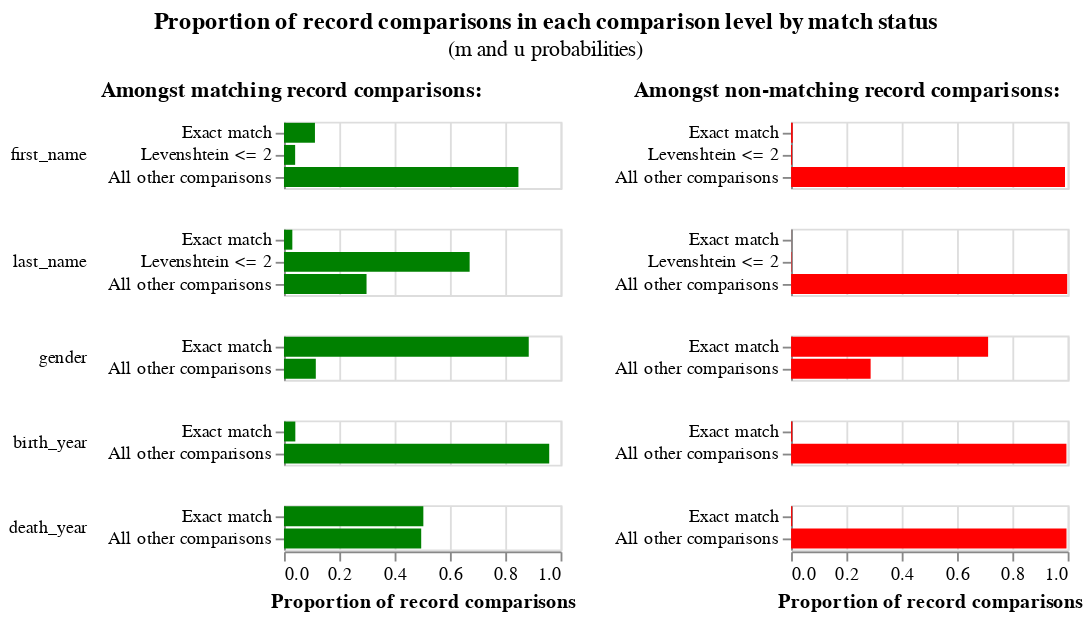

Notebook cell for this chart:
### Code cell
linker.m_u_parameters_chart()

### Figure 1 — Vega-Lite specification as saved in the notebook (floating-point values rounded to 4 significant figures)
{"config": {"view": {"width": 400, "height": 300}, "title": {"anchor": "middle", "offset": 10}, "header": {"title": null}}, "hconcat": [{"mark": "bar", "title": {"text": "Amongst matching record comparisons:", "fontWeight": "bold", "fontSize": 12}, "encoding": {"row": {"type": "nominal", "field": "comparison_name", "sort": {"field": "comparison_sort_order"}, "header": {"labelAngle": 0, "labelAnchor": "middle", "labelAlign": "left"}}, "x": {"type": "quantitative", "field": "m_probability", "axis": {"title": "Proportion of record comparisons"}}, "y": {"type": "nominal", "axis": {"title": null}, "field": "label_for_charts", "sort": {"field": "comparison_vector_value", "order": "descending"}}, "tooltip": [{"type": "nominal", "field": "m_probability_description", "title": "m probability description"}, {"type": "nominal", "field": "comparison_name", "title": "Comparison column name"}, {"type": "ordinal", "field": "label_for_charts", "title": "Label"}, {"type": "nominal", "field": "sql_condition", "title": "SQL condition"}, {"type": "quantitative", "field": "m_probability", "format": ".4p", "title": "m probability"}, {"type": "quantitative", "field": "u_probability", "format": ".4p", "title": "u probability"}, {"type": "quantitative", "field": "bayes_factor", "title": "Bayes factor = m/u", "format": ",.4f"}, {"type": "quantitative", "field": "log2_bayes_factor", "title": "Match weight = log2(m/u)", "format": ",.4f"}], "color": {"value": "green"}}, "resolve": {"scale": {"y": "independent"}}, "transform": [{"filter": "(datum.bayes_factor != 'no-op filter due to vega lite issue 4680')"}], "width": 150, "height": {"step": 12}}, {"mark": "bar", "title": {"text": "Amongst non-matching record comparisons:", "fontWeight": "bold", "fontSize": 12}, "encoding": {"row": {"type": "nominal", "field": "comparison_name", "sort": {"field": "comparison_sort_order"}, "header": {"labels": false}}, "x": {"type": "quantitative", "field": "u_probability", "axis": {"title": "Proportion of record comparisons"}}, "y": {"type": "nominal", "axis": {"title": null}, "field": "label_for_charts", "sort": {"field": "comparison_vector_value", "order": "descending"}}, "tooltip": [{"type": "nominal", "field": "u_probability_description", "title": "u probability description"}, {"type": "nominal", "field": "comparison_name", "title": "Comparison column name"}, {"type": "ordinal", "field": "label_for_charts", "title": "Label"}, {"type": "nominal", "field": "sql_condition", "title": "SQL condition"}, {"type": "quantitative", "field": "m_probability", "format": ".4p", "title": "m probability"}, {"type": "quantitative", "field": "u_probability", "format": ".4p", "title": "u probability"}, {"type": "quantitative", "field": "bayes_factor", "title": "Bayes factor = m/u", "format": ",.4f"}, {"type": "quantitative", "field": "log2_bayes_factor", "title": "Match weight = log2(m/u)", "format": ",.4f"}], "color": {"value": "red"}}, "resolve": {"scale": {"y": "independent"}}, "transform": [{"filter": "(datum.bayes_factor != 'no-op filter2 due to vega lite issue 4680')"}], "width": 150, "height": {"step": 12}}], "data": {"values": [{"comparison_name": "first_name", "sql_condition": "\"first_name_l\" = \"first_name_r\"", "label_for_charts": "Exact match", "m_probability": 0.112, "u_probability": 0.005823, "m_probability_description": "Amongst matching record comparisons, 11.20% of records are in the exact match comparison level", "u_probability_description": "Amongst non-matching record comparisons, 0.58% of records are in the exact match comparison level", "has_tf_adjustments": false, "tf_adjustment_column": null, "tf_adjustment_weight": 1.0, "is_null_level": false, "bayes_factor": 19.23, "log2_bayes_factor": 4.265, "comparison_vector_value": 2, "max_comparison_vector_value": 2, "bayes_factor_description": "If comparison level is `exact match` then comparison is 19.23 times more likely to be a match", "probability_two_random_records_match": 0.0001, "comparison_sort_order": 0}, {"comparison_name": "first_name", "sql_condition": "levenshtein(\"first_name_l\", \"first_name_r\") <= 2", "label_for_charts": "Levenshtein <= 2", "m_probability": 0.04039, "u_probability": 0.003857, "m_probability_description": "Amongst matching record comparisons, 4.04% of records are in the levenshtein <= 2 comparison level", "u_probability_description": "Amongst non-matching record comparisons, 0.39% of records are in the levenshtein <= 2 comparison level", "has_tf_adjustments": false, "tf_adjustment_column": null, "tf_adjustment_weight": 1.0, "is_null_level": false, "bayes_factor": 10.47, "log2_bayes_factor": 3.389, "comparison_vector_value": 1, "max_comparison_vector_value": 2, "bayes_factor_description": "If comparison level is `levenshtein <= 2` then comparison is 10.47 times more likely to be a match", "probability_two_random_records_match": 0.0001, "comparison_sort_order": 0}, {"comparison_name": "first_name", "sql_condition": "ELSE", "label_for_charts": "All other comparisons", "m_probability": 0.8476, "u_probability": 0.9903, "m_probability_description": "Amongst matching record comparisons, 84.76% of records are in the all other comparisons comparison level", "u_probability_description": "Amongst non-matching record comparisons, 99.03% of records are in the all other comparisons comparison level", "has_tf_adjustments": false, "tf_adjustment_column": null, "tf_adjustment_weight": 1.0, "is_null_level": false, "bayes_factor": 0.8559, "log2_bayes_factor": -0.2245, "comparison_vector_value": 0, "max_comparison_vector_value": 2, "bayes_factor_description": "If comparison level is `all other comparisons` then comparison is  1.17 times less likely to be a match", "probability_two_random_records_match": 0.0001, "comparison_sort_order": 0}, {"comparison_name": "last_name", "sql_condition": "\"last_name_l\" = \"last_name_r\"", "label_for_charts": "Exact match", "m_probability": 0.03022, "u_probability": 0.0002165, "m_probability_description": "Amongst matching record comparisons, 3.02% of records are in the exact match comparison level", "u_probability_description": "Amongst non-matching record comparisons, 0.02% of records are in the exact match comparison level", "has_tf_adjustments": false, "tf_adjustment_column": null, "tf_adjustment_weight": 1.0, "is_null_level": false, "bayes_factor": 139.6, "log2_bayes_factor": 7.125, "comparison_vector_value": 2, "max_comparison_vector_value": 2, "bayes_factor_description": "If comparison level is `exact match` then comparison is 139.55 times more likely to be a match", "probability_two_random_records_match": 0.0001, "comparison_sort_order": 1}, {"comparison_name": "last_name", "sql_condition": "levenshtein(\"last_name_l\", \"last_name_r\") <= 2", "label_for_charts": "Levenshtein <= 2", "m_probability": 0.6713, "u_probability": 0.001655, "m_probability_description": "Amongst matching record comparisons, 67.13% of records are in the levenshtein <= 2 comparison level", "u_probability_description": "Amongst non-matching record comparisons, 0.17% of records are in the levenshtein <= 2 comparison level", "has_tf_adjustments": false, "tf_adjustment_column": null, "tf_adjustment_weight": 1.0, "is_null_level": false, "bayes_factor": 405.6, "log2_bayes_factor": 8.664, "comparison_vector_value": 1, "max_comparison_vector_value": 2, "bayes_factor_description": "If comparison level is `levenshtein <= 2` then comparison is 405.62 times more likely to be a match", "probability_two_random_records_match": 0.0001, "comparison_sort_order": 1}, {"comparison_name": "last_name", "sql_condition": "ELSE", "label_for_charts": "All other comparisons", "m_probability": 0.2985, "u_probability": 0.9981, "m_probability_description": "Amongst matching record comparisons, 29.85% of records are in the all other comparisons comparison level", "u_probability_description": "Amongst non-matching record comparisons, 99.81% of records are in the all other comparisons comparison level", "has_tf_adjustments": false, "tf_adjustment_column": null, "tf_adjustment_weight": 1.0, "is_null_level": false, "bayes_factor": 0.2991, "log2_bayes_factor": -1.741, "comparison_vector_value": 0, "max_comparison_vector_value": 2, "bayes_factor_description": "If comparison level is `all other comparisons` then comparison is  3.34 times less likely to be a match", "probability_two_random_records_match": 0.0001, "comparison_sort_order": 1}, {"comparison_name": "gender", "sql_condition": "\"gender_l\" = \"gender_r\"", "label_for_charts": "Exact match", "m_probability": 0.8849, "u_probability": 0.7124, "m_probability_description": "Amongst matching record comparisons, 88.49% of records are in the exact match comparison level", "u_probability_description": "Amongst non-matching record comparisons, 71.24% of records are in the exact match comparison level", "has_tf_adjustments": false, "tf_adjustment_column": null, "tf_adjustment_weight": 1.0, "is_null_level": false, "bayes_factor": 1.242, "log2_bayes_factor": 0.3129, "comparison_vector_value": 1, "max_comparison_vector_value": 1, "bayes_factor_description": "If comparison level is `exact match` then comparison is 1.24 times more likely to be a match", "probability_two_random_records_match": 0.0001, "comparison_sort_order": 2}, {"comparison_name": "gender", "sql_condition": "ELSE", "label_for_charts": "All other comparisons", "m_probability": 0.1151, "u_probability": 0.2876, "m_probability_description": "Amongst matching record comparisons, 11.51% of records are in the all other comparisons comparison level", "u_probability_description": "Amongst non-matching record comparisons, 28.76% of records are in the all other comparisons comparison level", "has_tf_adjustments": false, "tf_adjustment_column": null, "tf_adjustment_weight": 1.0, "is_null_level": false, "bayes_factor": 0.4001, "log2_bayes_factor": -1.322, "comparison_vector_value": 0, "max_comparison_vector_value": 1, "bayes_factor_description": "If comparison level is `all other comparisons` then comparison is  2.50 times less likely to be a match", "probability_two_random_records_match": 0.0001, "comparison_sort_order": 2}, {"comparison_name": "birth_year", "sql_condition": "\"birth_year_l\" = \"birth_year_r\"", "label_for_charts": "Exact match", "m_probability": 0.04106, "u_probability": 0.004528, "m_probability_description": "Amongst matching record comparisons, 4.11% of records are in the exact match comparison level", "u_probability_description": "Amongst non-matching record comparisons, 0.45% of records are in the exact match comparison level", "has_tf_adjustments": false, "tf_adjustment_column": null, "tf_adjustment_weight": 1.0, "is_null_level": false, "bayes_factor": 9.067, "log2_bayes_factor": 3.181, "comparison_vector_value": 1, "max_comparison_vector_value": 1, "bayes_factor_description": "If comparison level is `exact match` then comparison is 9.07 times more likely to be a match", "probability_two_random_records_match": 0.0001, "comparison_sort_order": 3}, {"comparison_name": "birth_year", "sql_condition": "ELSE", "label_for_charts": "All other comparisons", "m_probability": 0.9589, "u_probability": 0.9955, "m_probability_description": "Amongst matching record comparisons, 95.89% of records are in the all other comparisons comparison level", "u_probability_description": "Amongst non-matching record comparisons, 99.55% of records are in the all other comparisons comparison level", "has_tf_adjustments": false, "tf_adjustment_column": null, "tf_adjustment_weight": 1.0, "is_null_level": false, "bayes_factor": 0.9633, "log2_bayes_factor": -0.05393, "comparison_vector_value": 0, "max_comparison_vector_value": 1, "bayes_factor_description": "If comparison level is `all other comparisons` then comparison is  1.04 times less likely to be a match", "probability_two_random_records_match": 0.0001, "comparison_sort_order": 3}, {"comparison_name": "death_year", "sql_condition": "\"death_year_l\" = \"death_year_r\"", "label_for_charts": "Exact match", "m_probability": 0.5039, "u_probability": 0.004274, "m_probability_description": "Amongst matching record comparisons, 50.39% of records are in the exact match comparison level", "u_probability_description": "Amongst non-matching record comparisons, 0.43% of records are in the exact match comparison level", "has_tf_adjustments": false, "tf_adjustment_column": null, "tf_adjustment_weight": 1.0, "is_null_level": false, "bayes_factor": 117.9, "log2_bayes_factor": 6.881, "comparison_vector_value": 1, "max_comparison_vector_value": 1, "bayes_factor_description": "If comparison level is `exact match` then comparison is 117.89 times more likely to be a match", "probability_two_random_records_match": 0.0001, "comparison_sort_order": 4}, {"comparison_name": "death_year", "sql_condition": "ELSE", "label_for_charts": "All other comparisons", "m_probability": 0.4961, "u_probability": 0.9957, "m_probability_description": "Amongst matching record comparisons, 49.61% of records are in the all other comparisons comparison level", "u_probability_description": "Amongst non-matching record comparisons, 99.57% of records are in the all other comparisons comparison level", "has_tf_adjustments": false, "tf_adjustment_column": null, "tf_adjustment_weight": 1.0, "is_null_level": false, "bayes_factor": 0.4983, "log2_bayes_factor": -1.005, "comparison_vector_value": 0, "max_comparison_vector_value": 1, "bayes_factor_description": "If comparison level is `all other comparisons` then comparison is  2.01 times less likely to be a match", "probability_two_random_records_match": 0.0001, "comparison_sort_order": 4}]}, "title": {"text": "Proportion of record comparisons in each comparison level by match status", "subtitle": "(m and u probabilities)"}, "$schema": "https://vega.github.io/schema/vega-lite/v4.json"}
